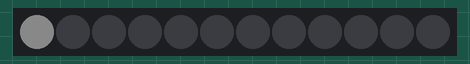
This sketch was run on a simulated Arduino Uno, built with avr-gcc and run on an emulated ATmega328P. On the bench: 12 RGB LEDs in strip order, left to right. Dim RGB values are drawn brighter than linear; random numbers use the default seed unless the sketch sets one.

Above: at 0.05 s.
At 2.97 s:
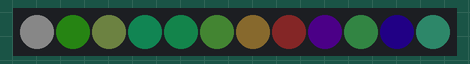
At 6.0 s:
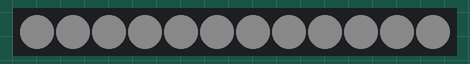
At 14.46 s:
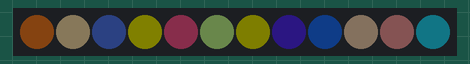
At 22.93 s:
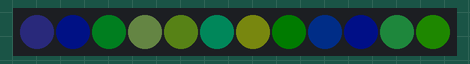
At 39.87 s:
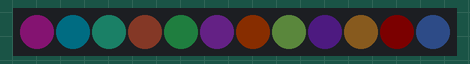

Measured:
- what the display in image 2 shows lasts 1.3 s, from 6.0 s to 7.3 s

The sketch:

Projet_Led.ino
```cpp
#include <FastLED.h>

#define LED_PIN     7
#define NUM_LEDS    12

CRGB leds[NUM_LEDS];

void setup() {

  FastLED.addLeds<WS2812, LED_PIN, GRB>(leds, NUM_LEDS);

}

void loop() {
  for (int i = 0; i <= 11; i++) {
    leds[i] = CRGB ( 10, 10, 10);
    FastLED.show();
    delay(100);
  }
  for (int i = 11; i >= 0; i--) {
    leds[i] = CRGB ( random(10), random(10), random(10));
    FastLED.show();
    delay(100);
    }
  for (int i = 0; i <= 11; i++) {
    leds[i] = CRGB ( random(10), random(10), random(10));
    FastLED.show();
    delay(100);
  }
  for (int i = 11; i >= 0; i--) {
    leds[i] = CRGB ( random(10), random(10), random(10));
    FastLED.show();
    delay(100);
    }
  for (int i = 11; i >= 0; i--) {
    leds[i] = CRGB ( 10, 10, 10);
    FastLED.show();
    delay(100);
    }
}
```
